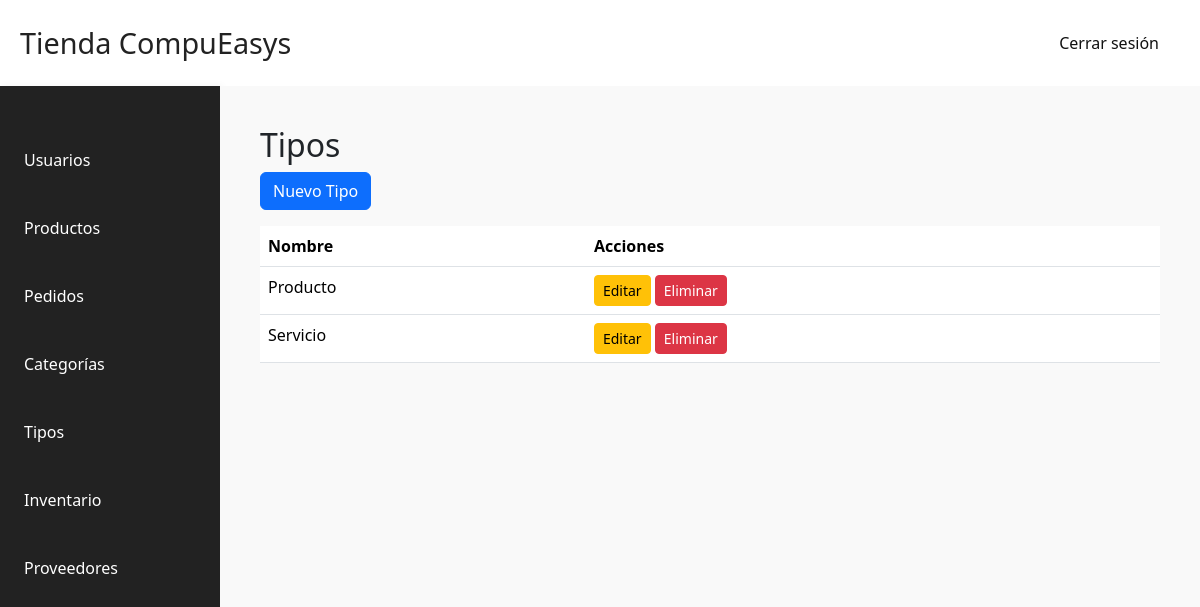
The app's page /dashboard/dashboard_home/?view=tipos (signed in), older data.
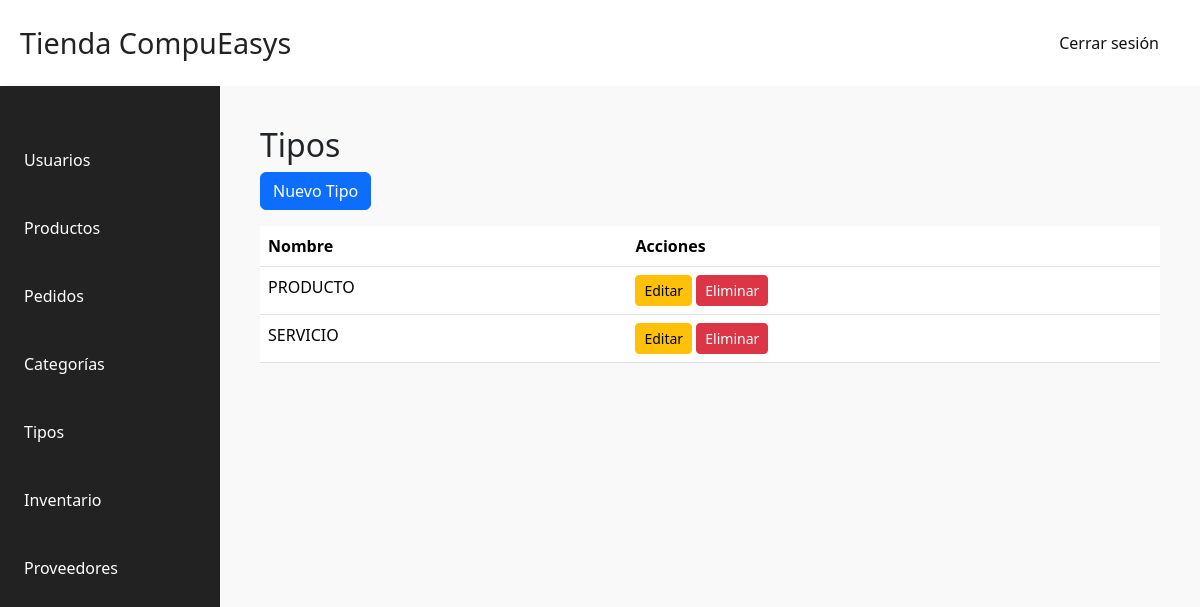
The same page, newer data.
### core/models.py (models this page shows, shortened)
class Type(models.Model):
    name = models.CharField(max_length=100)
    slug = models.CharField(max_length=100)

### dashboard/views.py (the view, shortened to what this page needs)
# urls.py: path('dashboard_home/', dashboard_home, name='dashboard_home'),
@superuser_required
def dashboard_home(request):
    crear_producto_url = f"{reverse('dashboard_home')}?view=productos&crear=1"
    productos = ProductStore.objects.all()
    categorias = Category.objects.all()
    tipos = Type.objects.all()
    proveedores = proveedor.objects.all()
    userSimples = register_superuser.objects.all()
    show_create_product_form = request.GET.get('view') == 'productos' and request.GET.get('crear') == '1'
    return render(request, 'dashboard/dashboard_home.html', {
        'productos': productos,
        'categorias': categorias,
        'tipos': tipos,
        'proveedores': proveedores,
        'usuarios': userSimples,
        'show_create_product_form': show_create_product_form,
    })

### dashboard/views.py (called while the page is built)
def superuser_required(view_func):
    @wraps(view_func)
    def _wrapped_view(request, *args, **kwargs):
        if request.session.get('superuser_id'):
            return view_func(request, *args, **kwargs)
        return redirect('/login_user/?next=' + request.path)
    return _wrapped_view

### dashboard/templates/dashboard/dashboard_home.html (shortened to what the changed rows need)
{% load static %}
<!DOCTYPE html>
<html lang="es">
<head>
    <link rel="stylesheet" href="{% static 'css/dashboard.css' %}" />
    <link rel="stylesheet" href="{% static 'css/main.css' %}" />
   <link href="https://cdn.jsdelivr.net/npm/bootstrap@5.3.8/dist/css/bootstrap.min.css" rel="stylesheet">
</head>
<body>
    <header>
       <div class="admin-container">
         <h1>Tienda CompuEasys</h1>
       </div>
    </header>
    <div class="dashboard-container">
        <main class="main-content">
            {% if request.GET.view == "usuarios" %}
                <h2>Usuarios</h2>
                 <input type="hidden" name="csrfmiddlewaretoken" value="{{ csrf_token }}">
                <table>
                    <tr>
                        <th>Username</th>
                        <th>Email</th>
                        <th>Staff</th>
                        <th>Super</th>
                        <th>Activo</th>
                        <th>Admin</th>
                        <th>Acciones</th>
                    </tr>
                    {% for usuario in usuarios %}
                    <tr>
                        <td>{{ usuario.username }}</td>
                        <td>{{ usuario.email }}</td>
                        <td>
                            <select name="is_staff">
                                <option value="True">Sí</option>
                                <option value="False">No</option>
                            </select>
                        </td>
                        <td>
                            <select name="is_superuser">
                                <option value="True">Sí</option>
                                <option value="False">No</option>
                            </select>
                        </td>
                        <td>
                            <select name="is_active">
                                <option value="True">Sí</option>
                                <option value="False">No</option>
                            </select>
                        </td>
                        <td>
                            <select name="is_admin">
                                <option value="True">Sí</option>
                                <option value="False">No</option>
                            </select>
                        </td>
                            <td>
                                <button onclick="openEditModal('{{ usuario.id }}', '{{ usuario.username }}', '{{ usuario.email }}')">Editar</button>
                                <button class="btn btn-danger eliminar-usuario-btn" data-user-id="{{ usuario.id }}">Eliminar</button>
                           </td>
                            {% if usuario.is_staff %}
                                <span>Admin</span>
                            {% endif %}
                        </td>
                    </tr>
                    {% endfor %}
                    {% for usuario in usuarios_super %}
                    <tr>
                        <td>{{ usuario.username }}</td>
                        <td>{{ usuario.email }}</td>
                        <td>
                            <select name="is_staff">
                                <option value="True">Sí</option>
                                <option value="False">No</option>
                            </select>
                        </td>
                        <td>
                            <select name="is_superuser">
                                <option value="True">Sí</option>
                                <option value="False">No</option>
                            </select>
                        </td>
                        <td>
                            <select name="is_active">
                                <option value="True">Sí</option>
                                <option value="False">No</option>
                            </select>
                        </td>
                        <td>
                            <select name="is_admin">
                                <option value="True">Sí</option>
                                <option value="False">No</option>
                            </select>
                        </td>
                        <td>
                            <td>
                                <button onclick="openEditModal('{{ usuario.id }}', '{{ usuario.username }}', '{{ usuario.email }}')">Editar</button>
                            <td>
                                <button class="btn btn-danger eliminar-usuario-btn" data-user-id="{{ usuario.id }}">Eliminar</button>
                            </td>
                            {% if usuario.is_staff %}
                                <span>Admin</span>
                            {% endif %}
                        </td>
                    </tr>
                    {% endfor %}
                </table>
            {% elif request.GET.view == "inventario" %}
                <h2>Inventario</h2>
                <p>Aquí puedes mostrar tu inventario...</p>
            {% elif request.GET.view == "tipos" %}
    <h2>Tipos</h2>
    <table class="table mt-3">
        <thead>
            <tr>
                <th>Nombre</th>
                <th>Acciones</th>
            </tr>
        </thead>
        <tbody>
            {% for tipo in tipos %}
            <tr>
                <td>{{ tipo.name }}</td>
                <td>
                    <a href="{% url 'edit_tipo' tipo.id %}" class="btn btn-sm btn-warning">Editar</a>
                    <a href="{% url 'delete_tipo' tipo.id %}" class="btn btn-sm btn-danger">Eliminar</a>
                </td>
            </tr>
            {% empty %}
            <tr><td colspan="2">No hay tipos registrados.</td></tr>
            {% endfor %}
        </tbody>
    </table>
            {% else %}
                <h2>Bienvenido al Dashboard</h2>
                <p>Selecciona una opción en la barra lateral.</p>
            {% endif %}
        </main>
    </div>
</body>
</html>

Row changes from the older to the newer data that the page shows:
removed Type: name "Producto"
removed Type: name "Servicio"
added Type: name "PRODUCTO"
added Type: name "SERVICIO"
